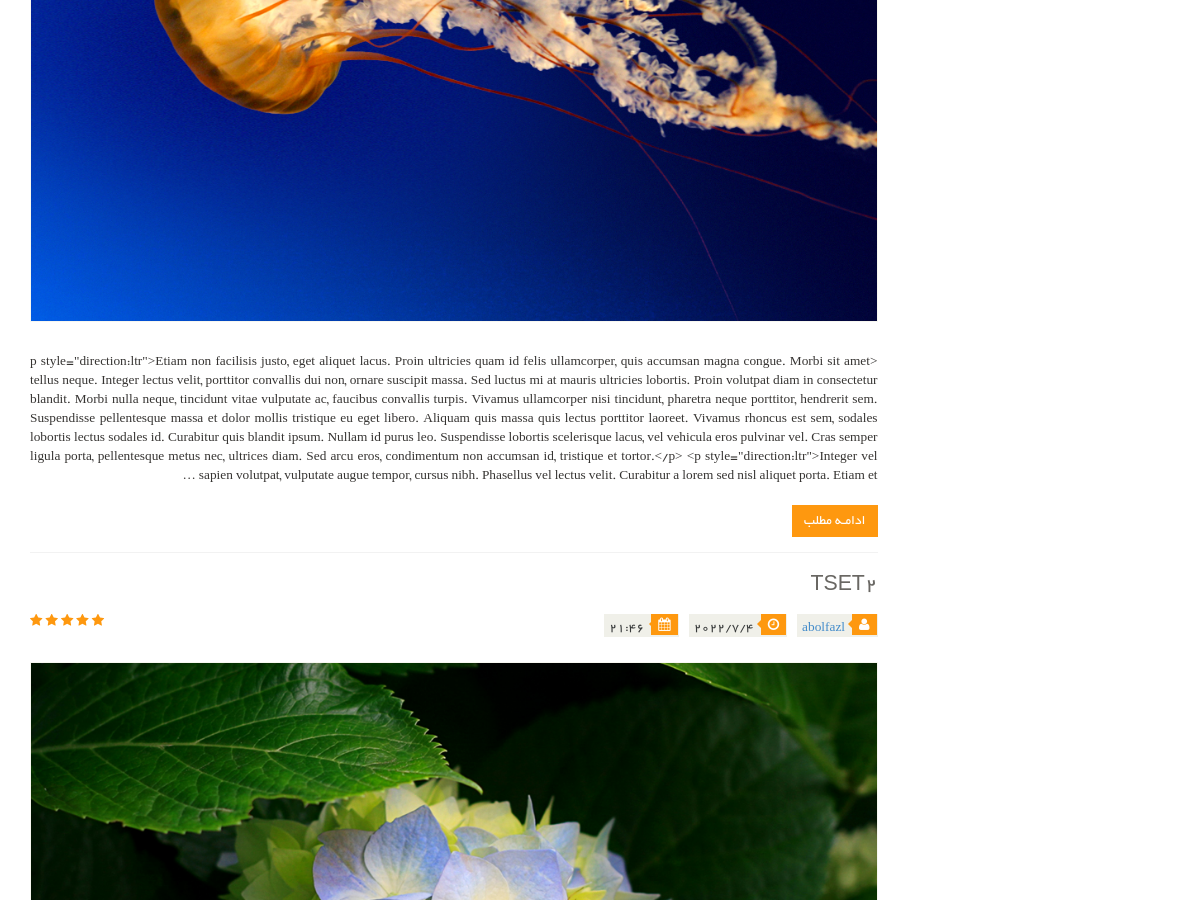
/blog/ (middle part), run on an earlier commit of the app's database.
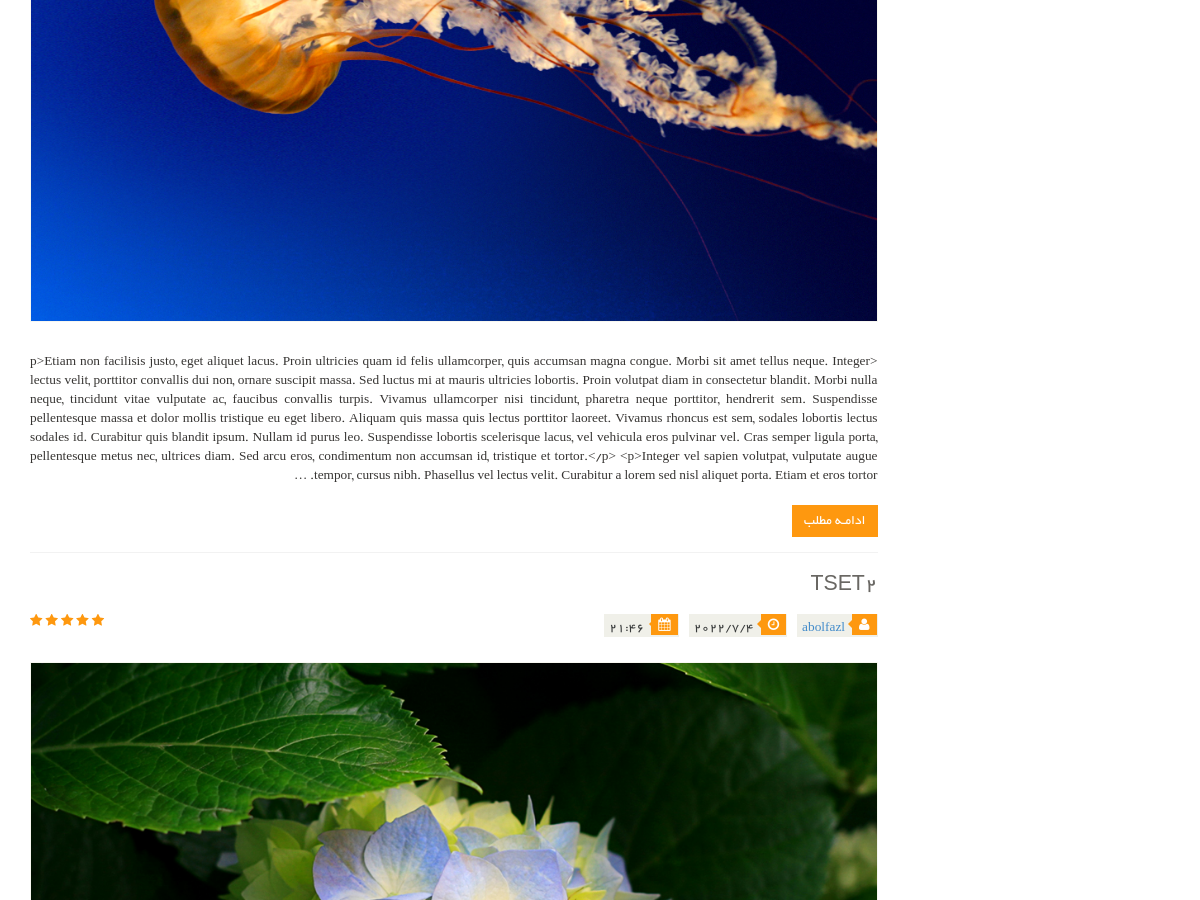
And on a later commit of the database.
### blog/models.py (models this page shows, shortened)
class Article(models.Model):
    title = models.CharField(max_length=155, verbose_name='عنوان مقاله')
    author = models.ForeignKey(User, on_delete=models.CASCADE, verbose_name='نویسنده', related_name='articles')
    description = RichTextField(verbose_name='توضیحات')
    category = models.ManyToManyField(Category, related_name='articles', verbose_name='دسته بندی ها')
    tag = models.ManyToManyField(Tag, related_name='articles', verbose_name='برچسب ها')
    created_date = models.DateTimeField(auto_now_add=True, verbose_name='تاریخ ساخت')
    published = models.DateTimeField(default=timezone.now)
    update_time = models.DateTimeField(auto_now=True, verbose_name='زمان بروزرسانی')
    slug = models.SlugField(blank=True, null=True, verbose_name='اسلاگ')
    image = models.ImageField(verbose_name='تصویر')
    status = models.BooleanField(default=0, verbose_name='وضعیت')
    view = models.IntegerField(default=0, verbose_name='تعداد بزدید ها')
    class Meta:
        verbose_name = 'مقاله'
        verbose_name_plural = 'مقالات'
        ordering = ('-created_date',)
    def get_absolute_url(self):
        return reverse('blog:article_detail', kwargs={'slug': self.slug})
    def j_publish(self): # convert US time to IR
        time = timezone.localtime(self.created_date)
        return time
    def showImage(self): # for show image in admin panel
        if self.image:
            return format_html(f'<img src="{self.image.url}" alt="" width="50px" height="50px">')
        else:
            return format_html(f'<h4>مقاله {self.title} تصویر ندارد</h4>')
    showImage.short_description = 'تصویر'

### blog/views.py (the view)
# urls.py: path('', views.articleList, name='article_list'),
def articleList(request):
    articles = Article.objects.filter(status=True).order_by('-published')
    paginator = Paginator(articles, 3)
    page_number = request.GET.get('page')
    articles = paginator.get_page(page_number)
    context = {
        'articles': articles,
    }
    return render(request, 'blog/article_list.html', context)

### context_processors/context_processors.py (called while the page is built)
def mostVisitedArticle(request):
    most_visited_article = Article.objects.all().order_by('-view')[:2]
    return {'most_visited_article': most_visited_article}

def showCategorySidebar(request):
    categories = Category.objects.all()[:3]
    return {'categories': categories}

### blog/templates/blog/article_list.html (shortened to what this page needs)
{% extends 'base.html' %}
{% load static %}
{% block body %}
    <section>
        <div class="container">
            <div class="row">
                <div class="col-sm-9">
                    <div class="blog-post-area">
                        {% for article in articles %}
                            <div class="single-blog-post">
                                <h3>{{ article.title }}</h3>
                                <div class="post-meta">
                                    <ul>
                                        <li><i class="fa fa-user"></i><a href="{% url 'blog:author' article.author.username %}">{{ article.author }}</a></li>
                                        <li><i class="fa fa-clock-o"></i>{{ article.j_publish.year }}/{{ article.j_publish.month }}/{{ article.j_publish.day }}</li>
                                        <li><i class="fa fa-calendar"></i>{{ article.j_publish.hour }}:{{ article.j_publish.minute }}</li>
                                    </ul>
                                    <span>
                                        <i class="fa fa-star"></i>
                                        <i class="fa fa-star"></i>
                                        <i class="fa fa-star"></i>
                                        <i class="fa fa-star"></i>
                                        <i class="fa fa-star-half-o"></i>
                                    </span>
                                </div>
                                <a href="">
                                    <img src="{{ article.image.url }}" alt="{{ article.title }}">
                                </a>
                                <p>
                                    {{ article.description|truncatewords:150 }}
                                </p>
                                <a class="btn btn-primary" href="{{ article.get_absolute_url }}">ادامـه مطلب</a>
                            </div>
                        {% endfor %}
                    </div>
                </div>
            </div>
        </div>
    </section>
{% endblock %}

What changed in the data, as far as the page shows it:
changed Article: description "<p style=\"direction:ltr\">Etiam non facilisis justo, eget aliquet lacus. Proin ultricies quam id felis ullamcorper, quis accumsan magna congue. Morbi sit amet tellus neque. Integer lectus velit, porttitor convallis dui non, ornare suscipit massa. Sed luctus mi at mauris ultricies lobortis. Proin volutpat diam in consectetur blandit. Morbi nulla neque, tincidunt vitae vulputate ac, faucibus convallis turpis. Vivamus ullamcorper nisi tincidunt, pharetra neque porttitor, hendrerit sem. Suspendisse pellentesque massa et dolor mollis tristique eu eget libero. Aliquam quis massa quis lectus porttitor laoreet. Vivamus rhoncus est sem, sodales lobortis lectus sodales id. Curabitur quis blandit…" → "<p>Etiam non facilisis justo, eget aliquet lacus. Proin ultricies quam id felis ullamcorper, quis accumsan magna congue. Morbi sit amet tellus neque. Integer lectus velit, porttitor convallis dui non, ornare suscipit massa. Sed luctus mi at mauris ultricies lobortis. Proin volutpat diam in consectetur blandit. Morbi nulla neque, tincidunt vitae vulputate ac, faucibus convallis turpis. Vivamus ullamcorper nisi tincidunt, pharetra neque porttitor, hendrerit sem. Suspendisse pellentesque massa et dolor mollis tristique eu eget libero. Aliquam quis massa quis lectus porttitor laoreet. Vivamus rhoncus est sem, sodales lobortis lectus sodales id. Curabitur quis blandit ipsum. Nullam id purus leo.…"
